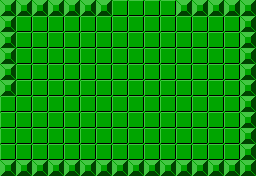

This is a level from a 2D game, rendered from its Tiled map with the project's own tilesets. A one-line summary and the complete map file follow:
An orthogonal 16x11 tile map with 16x16 px tiles, 1 tile layer (Слой тайлов 1) and 5 objects.

<map version="1.2" tiledversion="1.2.4" orientation="orthogonal" renderorder="right-down" width="16" height="11" tilewidth="16" tileheight="16" infinite="0" nextlayerid="5" nextobjectid="7">
 <tileset firstgid="1" source="DungeonTileset.tsx" />
 <layer id="1" name="Слой тайлов 1" width="16" height="11">
  <data encoding="csv">
2,2,2,2,2,2,2,1,1,1,1,2,2,2,2,2,
2,1,1,1,1,1,1,1,1,1,1,1,1,1,1,2,
2,1,1,1,1,1,1,1,1,1,1,1,1,1,1,2,
2,1,1,1,1,1,1,1,1,1,1,1,1,1,1,2,
2,1,1,1,1,1,1,1,1,1,1,1,1,1,1,2,
2,1,1,1,1,1,1,1,1,1,1,1,1,1,1,2,
1,1,1,1,1,1,1,1,1,1,1,1,1,1,1,2,
1,1,1,1,1,1,1,1,1,1,1,1,1,1,1,2,
1,1,1,1,1,1,1,1,1,1,1,1,1,1,1,2,
1,1,1,1,1,1,1,1,1,1,1,1,1,1,1,2,
2,2,2,2,2,2,2,2,2,2,2,2,2,2,2,2
</data>
 </layer>
 <objectgroup id="2" name="Слой объектов 1" />
 <objectgroup id="3" name="NotWalkable">
  <object id="1" x="-1" y="0" width="16" height="94" />
  <object id="3" x="239" y="16" width="16" height="160" />
  <object id="4" x="0" y="158" width="240" height="16" />
  <object id="5" x="16" y="0" width="94" height="14" />
  <object id="6" x="176" y="1" width="79" height="14" />
 </objectgroup>
</map>
